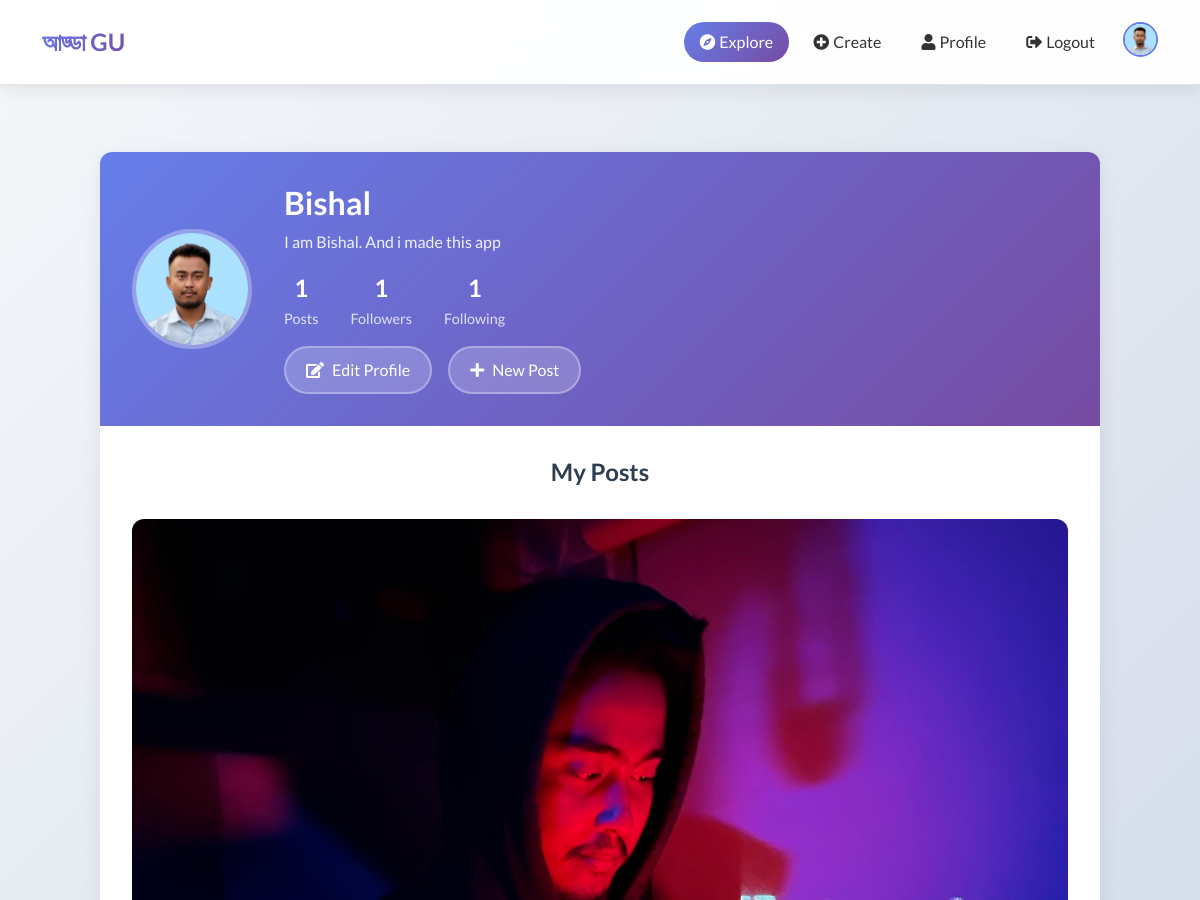
/users/profile/ (signed in, upper part), run on an earlier commit of the app's database.
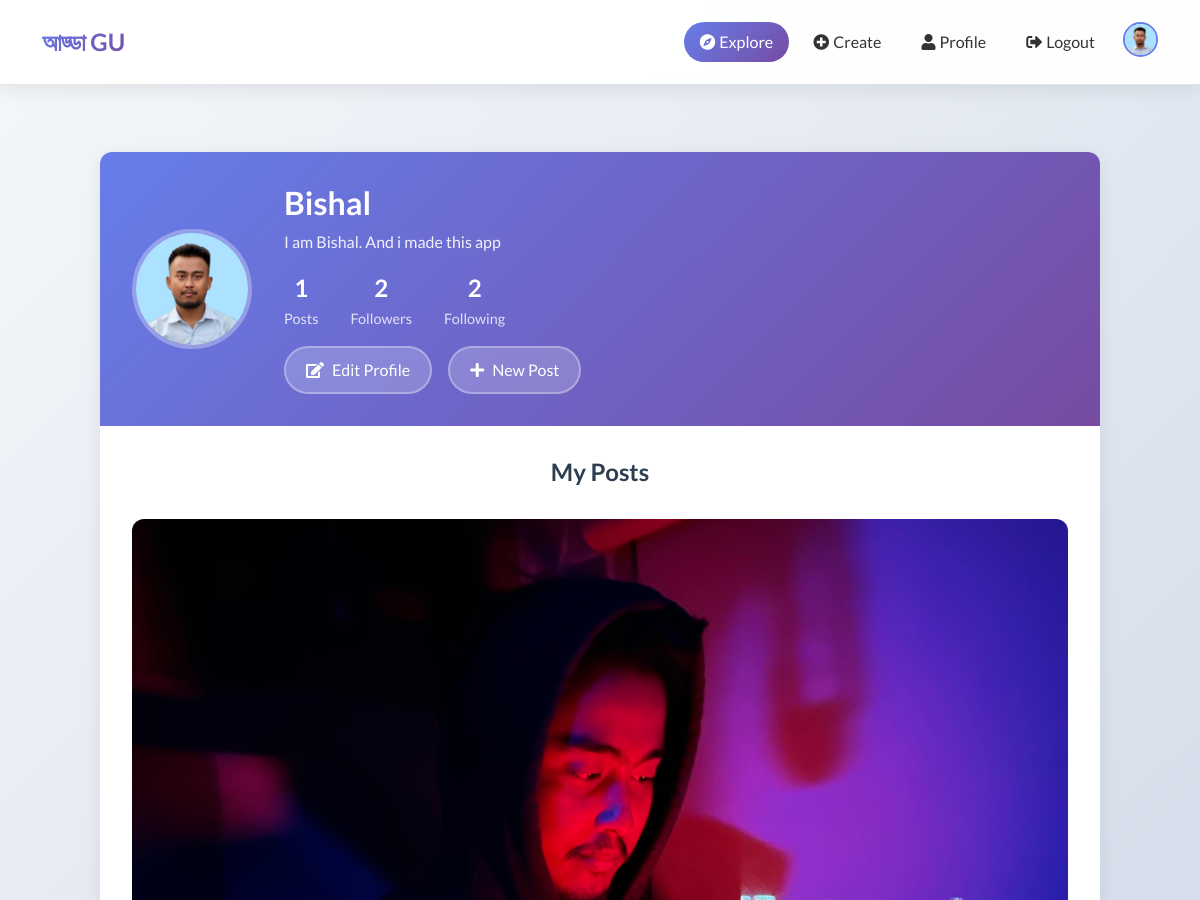
And on a later commit of the database.
### users/models.py (models this page shows, shortened)
class CustomUser(AbstractUser):
    bio = models.TextField(blank=True, null=True)
    profile_picture = models.ImageField(upload_to='profile_pictures/',blank=True,null=True)
    followers = models.ManyToManyField('self', related_name='following', symmetrical=False, blank=True)

### blogs/models.py (models this page shows, shortened)
class BlogPost(models.Model):
    author = models.ForeignKey(settings.AUTH_USER_MODEL, on_delete=models.CASCADE)
    title = models.CharField(max_length=200)
    content = models.TextField()
    created_at = models.DateTimeField(auto_now_add=True)
    blogimage = models.ImageField(upload_to='blogimages/',blank=True,null=True)

### users/views.py (the view)
# urls.py: path('profile/', views.profile_view, name='profile'),
@login_required
def profile_view(request):
    user_posts = BlogPost.objects.filter(author=request.user)
    context = {
        'user':request.user,
        'user_posts':user_posts
        }
    return render(request, 'users/profile.html', context)

### users/templates/users/profile.html (shortened to what this page needs)
{% extends 'base.html' %}
{% load static %}
{% block content %}
<div class="container mt-4">
    <div class="profile-container">
        <div class="profile-header">
            <div class="profile-info-section">
                <div class="profile-image">
                    {% if user.profile_picture %}
                        <img src="{{ user.profile_picture.url }}" alt="{{ user.username }}" class="profile-avatar">
                    {% else %}
                        <img src="https://via.placeholder.com/120/667eea/ffffff?text={{ user.username.0|upper }}" alt="{{ user.username }}" class="profile-avatar">
                    {% endif %}
                </div>
                <div class="profile-details">
                    <h1>{{ user.username }}</h1>
                    {% if user.bio %}
                        <p class="profile-bio">{{ user.bio }}</p>
                    {% endif %}
                    <div class="profile-stats">
                        <div class="stat-item">
                            <span class="stat-number">{{ user_posts|length }}</span>
                            <span class="stat-label">Posts</span>
                        </div>
                        <div class="stat-item" id="followers-link">
                            <span class="stat-number">{{ user.followers.count }}</span>
                            <span class="stat-label">Followers</span>
                        </div>
                        <div class="stat-item" id="following-link">
                            <span class="stat-number">{{ user.following.count }}</span>
                            <span class="stat-label">Following</span>
                        </div>
                    </div>
                    <div class="profile-actions">
                        <a href="{% url 'edit_profile' %}" class="action-btn">
                            <i class="fas fa-edit"></i>
                            Edit Profile
                        </a>
                        <a href="{% url 'create_post' %}" class="action-btn">
                            <i class="fas fa-plus"></i>
                            New Post
                        </a>
                    </div>
                </div>
            </div>
        </div>
        <div class="posts-section">
            <div class="section-header">
                <h2 class="section-title">My Posts</h2>
            </div>
            {% if user_posts %}
                <div class="posts-grid">
                    {% for post in user_posts %}
                        <div class="post-item" onclick="location.href='{% url 'blog_detail' post.pk %}'">
                            {% if post.blogimage %}
                                <img src="{{ post.blogimage.url }}" alt="{{ post.title }}" class="post-image">
                            {% else %}
                                <div class="post-image" style="background: linear-gradient(135deg, #667eea 0%, #764ba2 100%); display: flex; align-items: center; justify-content: center; color: white; font-size: 2rem;">
                                    <i class="fas fa-file-text"></i>
                                </div>
                            {% endif %}
                        </div>
                    {% endfor %}
                </div>
            {% endif %}
        </div>
    </div>
</div>
{% endblock %}

### users/templates/base.html (shortened to what this page needs)
{% load static %}
<!DOCTYPE html>
<html data-bs-theme="light">
<head>
    <link rel="stylesheet" href="{% static 'users/assets/bootstrap/css/bootstrap.min.css' %}">
    <link rel="stylesheet" href="{% static 'users/assets/fonts/fontawesome-all.min.css' %}">
    <link rel="stylesheet" href="{% static 'users/assets/css/pikaday.min.css' %}">
    <link rel="stylesheet" href="{% static 'users/explore/css/animate.min.css' %}">
    <link rel="stylesheet" href="{% static 'users/explore/css/Navbar-Right-Links-Dark-icons.css' %}">
</head>
<body>
    <nav class="navbar navbar-expand-lg fixed-top">
        <div class="container">
            <a class="navbar-brand" href="{% url 'home' %}">আড্ডা GU</a>
            <div class="collapse navbar-collapse" id="navbarNav">
                <ul class="navbar-nav ms-auto">
                    <li class="nav-item">
                        <a class="nav-link active" href="{% url 'home' %}">
                            <i class="fas fa-compass me-1"></i>Explore
                        </a>
                    </li>
                    {% if user.is_authenticated %}
                        <li class="nav-item">
                            <a class="nav-link" href="{% url 'create_post' %}">
                                <i class="fas fa-plus-circle me-1"></i>Create
                            </a>
                        </li>
                        <li class="nav-item">
                            <a class="nav-link" href="{% url 'profile' %}">
                                <i class="fas fa-user me-1"></i>Profile
                            </a>
                        </li>
                        <li class="nav-item">
                            <a class="nav-link" href="{% url 'logout' %}">
                                <i class="fas fa-sign-out-alt me-1"></i>Logout
                            </a>
                        </li>
                        <li class="nav-item ms-2">
                            <a href="{% url 'profile' %}" class="d-flex align-items-center">
                                {% if user.profile_picture %}
                                    <img class="rounded-circle profile-img" src="{{ user.profile_picture.url }}" alt="Profile">
                                {% else %}
                                    <img class="rounded-circle profile-img" src="https://via.placeholder.com/35/667eea/ffffff?text={{ user.username.0|upper }}" alt="Profile">
                                {% endif %}
                            </a>
                        </li>
                    {% endif %}
                </ul>
            </div>
        </div>
    </nav>
    <div class="container mt-5 content">
        {% block content %}{% endblock %}
    </div>
</body>
</html>

### users/templates/base.html (style rules this page uses)
html, body { height: 100%; font-family: 'Lato', sans-serif; }
body { display: flex; flex-direction: column; background: linear-gradient(135deg, #f5f7fa 0%, #c3cfe2 100%); min-height: 100vh; }
.navbar { margin-bottom: 0 !important; backdrop-filter: blur(20px); background: rgba(255, 255, 255, 0.95) !important; border-bottom: 1px solid rgba(0, 0, 0, 0.1); box-shadow: 0 2px 20px rgba(0, 0, 0, 0.1); transition: all 0.3s ease; }
.navbar-brand { font-weight: 700 !important; font-size: 1.5rem !important; background: linear-gradient(135deg, #667eea 0%, #764ba2 100%); -webkit-background-clip: text; -webkit-text-fill-color: transparent; background-clip: text; }
.nav-link { font-weight: 500 !important; color: #333 !important; border-radius: 25px !important; padding: 8px 16px !important; margin: 0 4px !important; transition: all 0.3s ease !important; }
.nav-link.active { background: linear-gradient(135deg, #667eea 0%, #764ba2 100%) !important; color: white !important; }
.content { flex: 1; padding-top: 80px; }
.navbar .profile-img { width: 35px; height: 35px; border: 2px solid #667eea; transition: transform 0.2s ease; }
html { scroll-behavior: smooth; }

### users/templates/users/profile.html (style rules this page uses)
.profile-container { max-width: 1000px; margin: 0 auto; background: white; border-radius: 12px; box-shadow: 0 4px 20px rgba(0, 0, 0, 0.08); overflow: hidden; }
.profile-header { background: linear-gradient(135deg, #667eea 0%, #764ba2 100%); color: white; padding: 2rem; position: relative; }
.profile-info-section { display: flex; align-items: center; gap: 2rem; flex-wrap: wrap; }
.profile-avatar { width: 120px; height: 120px; border-radius: 50%; border: 4px solid rgba(255, 255, 255, 0.3); object-fit: cover; transition: transform 0.3s ease; }
.profile-details h1 { font-size: 2rem; font-weight: 700; margin: 0 0 0.5rem 0; }
.profile-bio { font-size: 1rem; opacity: 0.9; margin: 0.5rem 0; line-height: 1.5; }
.profile-stats { display: flex; gap: 2rem; margin: 1rem 0; flex-wrap: wrap; }
.stat-item { text-align: center; cursor: pointer; transition: transform 0.2s ease; }
.stat-number { font-size: 1.5rem; font-weight: 700; display: block; }
.stat-label { font-size: 0.9rem; opacity: 0.8; }
.profile-actions { display: flex; gap: 1rem; margin-top: 1rem; flex-wrap: wrap; }
.action-btn { background: rgba(255, 255, 255, 0.2); border: 2px solid rgba(255, 255, 255, 0.3); color: white; padding: 10px 20px; border-radius: 25px; text-decoration: none; font-weight: 500; transition: all 0.3s ease; display: flex; align-items: center; gap: 8px; }
.posts-section { padding: 2rem; }
.section-header { text-align: center; margin-bottom: 2rem; }
.section-title { font-size: 1.5rem; font-weight: 600; color: #2c3e50; margin: 0; }
.posts-grid { display: grid; grid-template-columns: repeat(auto-fit, minmax(250px, 1fr)); gap: 1rem; margin-bottom: 2rem; }
.post-item { position: relative; aspect-ratio: 1; border-radius: 12px; overflow: hidden; background: #f8f9fa; transition: all 0.3s ease; cursor: pointer; }
.post-image { width: 100%; height: 100%; object-fit: cover; transition: transform 0.3s ease; }

What changed in the data, as far as the page shows it:
changed CustomUser "Bishal": followers.count "1" → "2"; following.count "1" → "2"
